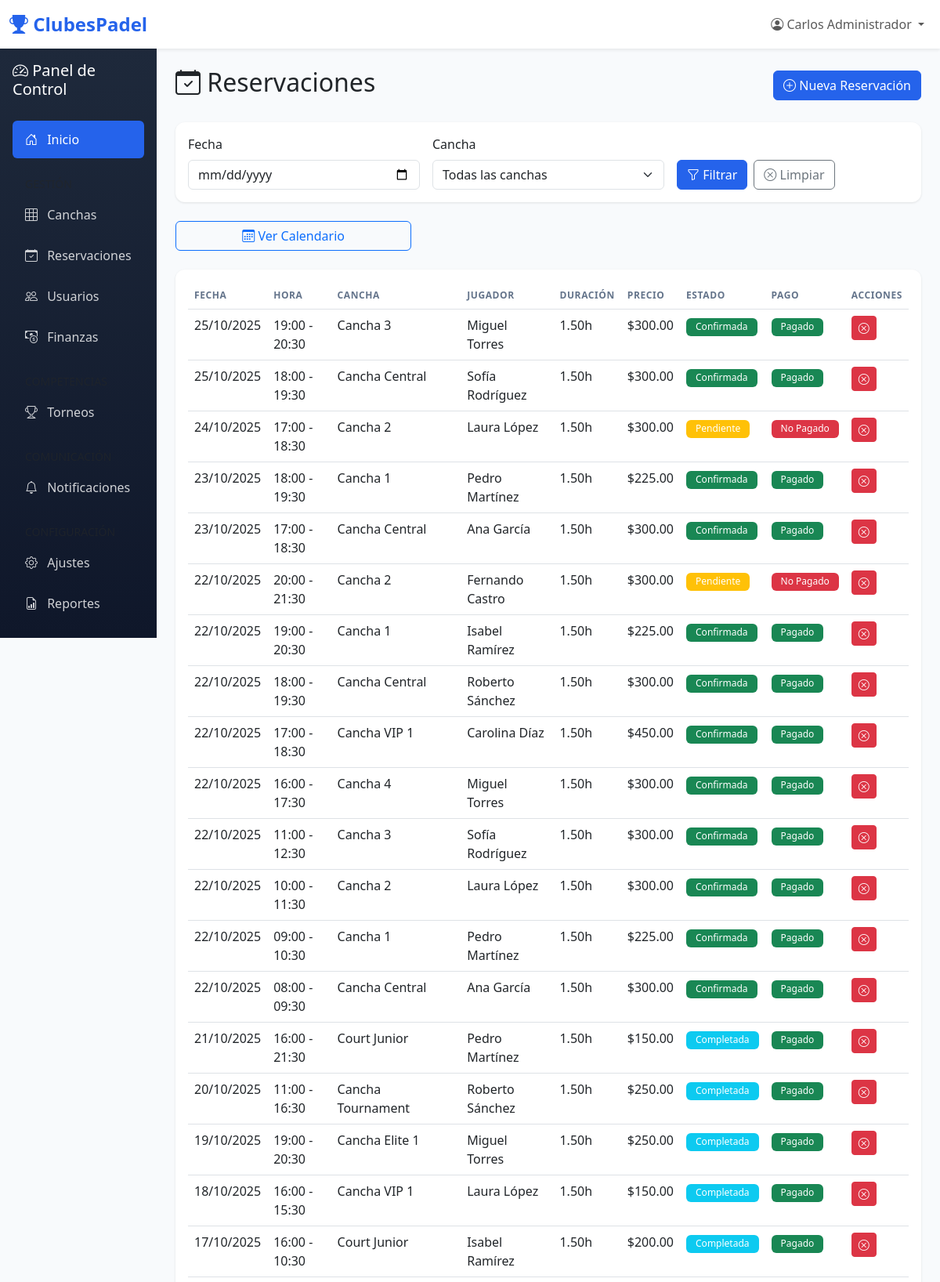
Screenshot of /reservations (signed in, upper part) with the database file from the repository.
### tables this page shows
CREATE TABLE IF NOT EXISTS `reservations` (
  `id` int(11) NOT NULL AUTO_INCREMENT,
  `club_id` int(11) NOT NULL,
  `court_id` int(11) NOT NULL,
  `user_id` int(11) NOT NULL,
  `reservation_date` date NOT NULL,
  `start_time` time NOT NULL,
  `end_time` time NOT NULL,
  `duration_hours` decimal(4,2) NOT NULL,
  `total_price` decimal(10,2) NOT NULL,
  `status` enum('pending','confirmed','cancelled','completed') DEFAULT 'pending',
  `payment_status` enum('unpaid','paid','refunded') DEFAULT 'unpaid',
  `notes` text,
  `created_at` timestamp NOT NULL DEFAULT CURRENT_TIMESTAMP,
  `updated_at` timestamp NOT NULL DEFAULT CURRENT_TIMESTAMP ON UPDATE CURRENT_TIMESTAMP,
  PRIMARY KEY (`id`),
  KEY `club_id` (`club_id`),
  KEY `court_id` (`court_id`),
  KEY `user_id` (`user_id`),
  KEY `reservation_date` (`reservation_date`),
  CONSTRAINT `fk_reservations_club` FOREIGN KEY (`club_id`) REFERENCES `clubs` (`id`) ON DELETE CASCADE,
  CONSTRAINT `fk_reservations_court` FOREIGN KEY (`court_id`) REFERENCES `courts` (`id`) ON DELETE CASCADE,
  CONSTRAINT `fk_reservations_user` FOREIGN KEY (`user_id`) REFERENCES `users` (`id`) ON DELETE CASCADE
);

CREATE TABLE IF NOT EXISTS `courts` (
  `id` int(11) NOT NULL AUTO_INCREMENT,
  `club_id` int(11) NOT NULL,
  `name` varchar(100) NOT NULL,
  `court_type` enum('indoor','outdoor') DEFAULT 'outdoor',
  `surface` varchar(50),
  `has_lighting` tinyint(1) DEFAULT '0',
  `hourly_price` decimal(10,2) NOT NULL DEFAULT '0.00',
  `status` enum('available','maintenance','unavailable') DEFAULT 'available',
  `description` text,
  `created_at` timestamp NOT NULL DEFAULT CURRENT_TIMESTAMP,
  `updated_at` timestamp NOT NULL DEFAULT CURRENT_TIMESTAMP ON UPDATE CURRENT_TIMESTAMP,
  PRIMARY KEY (`id`),
  KEY `club_id` (`club_id`),
  CONSTRAINT `fk_courts_club` FOREIGN KEY (`club_id`) REFERENCES `clubs` (`id`) ON DELETE CASCADE
);

CREATE TABLE IF NOT EXISTS `users` (
  `id` int(11) NOT NULL AUTO_INCREMENT,
  `club_id` int(11) DEFAULT NULL,
  `role` enum('superadmin','admin','receptionist','trainer','player') NOT NULL DEFAULT 'player',
  `email` varchar(150) NOT NULL,
  `password` varchar(255) NOT NULL,
  `first_name` varchar(100) NOT NULL,
  `last_name` varchar(100) NOT NULL,
  `phone` varchar(20),
  `photo` varchar(255),
  `skill_level` enum('beginner','intermediate','advanced','professional') DEFAULT 'beginner',
  `membership_type` varchar(50),
  `membership_starts_at` date,
  `membership_ends_at` date,
  `is_active` tinyint(1) NOT NULL DEFAULT '1',
  `last_login_at` datetime,
  `created_at` timestamp NOT NULL DEFAULT CURRENT_TIMESTAMP,
  `updated_at` timestamp NOT NULL DEFAULT CURRENT_TIMESTAMP ON UPDATE CURRENT_TIMESTAMP,
  PRIMARY KEY (`id`),
  UNIQUE KEY `email` (`email`),
  KEY `club_id` (`club_id`),
  KEY `role` (`role`),
  CONSTRAINT `fk_users_club` FOREIGN KEY (`club_id`) REFERENCES `clubs` (`id`) ON DELETE CASCADE
);

### app/Controllers/ReservationsController.php (called while the page is built, shortened)
<?php
class ReservationsController extends Controller {
    public function index() {
        $clubId = $this->getClubId();
        $reservationModel = $this->model('Reservation');
        $filters = [];
        $reservations = $reservationModel->getAll($clubId, $filters);
        $courtModel = $this->model('Court');
        $courts = $courtModel->getAll($clubId);
        $data = [
            'title' => 'Gestión de Reservaciones',
            'reservations' => $reservations,
            'courts' => $courts,
            'filters' => $filters
        ];
        $this->view('reservations/index', $data);
    }
}

### index.php (called while the page is built, shortened)
<?php
require_once __DIR__ . '/config/config.php';
require_once __DIR__ . '/app/Core/Controller.php';
$router = new Core\Router();
$router->dispatch();

### config/config.php (called while the page is built, shortened)
<?php
spl_autoload_register(function ($class) {
    $file = APP_PATH . '/' . str_replace('\\', '/', $class) . '.php';
});

### app/Core/Database.php (called while the page is built, shortened)
<?php
class Database {
    private static $instance = null;
    private $connection;
    private function __construct() {
        try {
            $dsn = "mysql:host=" . DB_HOST . ";port=" . DB_PORT . ";dbname=" . DB_NAME . ";charset=" . DB_CHARSET;
            $options = [
                \PDO::ATTR_ERRMODE => \PDO::ERRMODE_EXCEPTION,
                \PDO::ATTR_DEFAULT_FETCH_MODE => \PDO::FETCH_ASSOC,
                \PDO::ATTR_EMULATE_PREPARES => false,
            ];
            $this->connection = new \PDO($dsn, DB_USER, DB_PASS, $options);
        } catch (\PDOException $e) {
            die("Database connection failed: " . $e->getMessage());
        }
    }
    public static function getInstance() {
        if (self::$instance === null) {
            self::$instance = new self();
        }
        return self::$instance;
    }
    public function query($sql, $params = []) {
        try {
            $stmt = $this->connection->prepare($sql);
            $stmt->execute($params);
            return $stmt;
        } catch (\PDOException $e) {
            error_log("Query error: " . $e->getMessage());
            return false;
        }
    }
    public function fetchAll($sql, $params = []) {
        $stmt = $this->query($sql, $params);
        return $stmt ? $stmt->fetchAll() : [];
    }
}

### app/Models/Reservation.php (called while the page is built, shortened)
<?php
class Reservation {
    private $db;
    public function __construct() {
        $this->db = Database::getInstance();
    }
    public function getAll($clubId, $filters = []) {
        $sql = "SELECT r.*, c.name as court_name,
                u.first_name, u.last_name, u.email
                FROM reservations r
                JOIN courts c ON r.court_id = c.id
                JOIN users u ON r.user_id = u.id
                WHERE r.club_id = ?";
        $params = [$clubId];
        $sql .= " ORDER BY r.reservation_date DESC, r.start_time DESC";
        return $this->db->fetchAll($sql, $params);
    }
}

### app/Views/reservations/index.php (the view, shortened to what this page needs)
<?php
require_once APP_PATH . '/Views/layouts/header.php';
?>
<div class="container-fluid">
    <div class="row">
        <div class="col-md-3 col-lg-2 p-0">
            <?php require_once APP_PATH . '/Views/layouts/sidebar.php'; ?>
        </div>
        <div class="col-md-9 col-lg-10 p-4">
            <div class="d-flex justify-content-between align-items-center mb-4">
                <h2><i class="bi bi-calendar-check"></i> Reservaciones</h2>
                <a href="<?php echo URL_BASE; ?>/reservations/create" class="btn btn-primary">
                    <i class="bi bi-plus-circle"></i> Nueva Reservación
                </a>
            </div>
            <div class="card mb-4">
                <div class="card-body">
                    <form method="GET" action="<?php echo URL_BASE; ?>/reservations" class="row g-3">
                        <div class="col-md-4">
                            <label for="date" class="form-label">Fecha</label>
                            <input type="date" class="form-control" id="date" name="date"
                                   value="<?php echo $filters['date'] ?? ''; ?>">
                        </div>
                        <div class="col-md-4">
                            <label for="court_id" class="form-label">Cancha</label>
                            <select class="form-select" id="court_id" name="court_id">
                                <option value="">Todas las canchas</option>
                            </select>
                        </div>
                        <div class="col-md-4 d-flex align-items-end">
                            <button type="submit" class="btn btn-primary me-2">
                                <i class="bi bi-funnel"></i> Filtrar
                            </button>
                            <a href="<?php echo URL_BASE; ?>/reservations" class="btn btn-outline-secondary">
                                <i class="bi bi-x-circle"></i> Limpiar
                            </a>
                        </div>
                    </form>
                </div>
            </div>
            <div class="row mb-4">
                <div class="col-md-4">
                    <a href="<?php echo URL_BASE; ?>/reservations/calendar" class="btn btn-outline-primary w-100">
                        <i class="bi bi-calendar3"></i> Ver Calendario
                    </a>
                </div>
            </div>
            <div class="card">
                <div class="card-body">
                    <?php if (!empty($reservations)): ?>
                        <div class="table-responsive">
                            <table class="table table-hover">
                                <thead>
                                    <tr>
                                        <th>Fecha</th>
                                        <th>Hora</th>
                                        <th>Cancha</th>
                                        <th>Jugador</th>
                                        <th>Duración</th>
                                        <th>Precio</th>
                                        <th>Estado</th>
                                        <th>Pago</th>
                                        <th>Acciones</th>
                                    </tr>
                                </thead>
                                <tbody>
                                    <?php foreach ($reservations as $reservation): ?>
                                        <tr>
                                            <td><?php echo date('d/m/Y', strtotime($reservation['reservation_date'])); ?></td>
                                            <td><?php echo date('H:i', strtotime($reservation['start_time'])); ?> -
                                                <?php echo date('H:i', strtotime($reservation['end_time'])); ?></td>
                                            <td><?php echo htmlspecialchars($reservation['court_name']); ?></td>
                                            <td><?php echo htmlspecialchars($reservation['first_name'] . ' ' . $reservation['last_name']); ?></td>
                                            <td><?php echo $reservation['duration_hours']; ?>h</td>
                                            <td>$<?php echo number_format($reservation['total_price'], 2); ?></td>
                                            <td>
                                                <?php
                                                $statusClass = [
                                                    'pending' => 'warning',
                                                    'confirmed' => 'success',
                                                    'cancelled' => 'danger',
                                                    'completed' => 'info'
                                                ];
                                                $statusLabel = [
                                                    'pending' => 'Pendiente',
                                                    'confirmed' => 'Confirmada',
                                                    'cancelled' => 'Cancelada',
                                                    'completed' => 'Completada'
                                                ];
                                                ?>
                                                <span class="badge bg-<?php echo $statusClass[$reservation['status']] ?? 'secondary'; ?>">
                                                    <?php echo $statusLabel[$reservation['status']] ?? $reservation['status']; ?>
                                                </span>
                                            </td>
                                            <td>
                                                <?php
                                                $paymentClass = [
                                                    'unpaid' => 'danger',
                                                    'paid' => 'success',
                                                    'refunded' => 'warning'
                                                ];
                                                $paymentLabel = [
                                                    'unpaid' => 'No Pagado',
                                                    'paid' => 'Pagado',
                                                    'refunded' => 'Reembolsado'
                                                ];
                                                ?>
                                                <span class="badge bg-<?php echo $paymentClass[$reservation['payment_status']] ?? 'secondary'; ?>">
                                                    <?php echo $paymentLabel[$reservation['payment_status']] ?? $reservation['payment_status']; ?>
                                                </span>
                                            </td>
                                            <td>
                                                <?php if ($reservation['status'] !== 'cancelled'): ?>
                                                    <a href="<?php echo URL_BASE; ?>/reservations/cancel/<?php echo $reservation['id']; ?>"
                                                       class="btn btn-sm btn-danger"
                                                       onclick="return confirm('¿Cancelar esta reservación?')">
                                                        <i class="bi bi-x-circle"></i>
                                                    </a>
                                                <?php endif; ?>
                                            </td>
                                        </tr>
                                    <?php endforeach; ?>
                                </tbody>
                            </table>
                        </div>
                    <?php endif; ?>
                </div>
            </div>
        </div>
    </div>
</div>
<?php require_once APP_PATH . '/Views/layouts/footer.php'; ?>

### app/Views/layouts/header.php (style rules this page uses)
:root { --primary-color: #2563eb; --secondary-color: #64748b; --success-color: #10b981; --danger-color: #ef4444; --warning-color: #f59e0b; --info-color: #3b82f6; }
body { font-family: 'Segoe UI', Tahoma, Geneva, Verdana, sans-serif; background-color: #f8fafc; }
.card { border: none; border-radius: 0.75rem; box-shadow: 0 1px 3px rgba(0, 0, 0, 0.1); margin-bottom: 1.5rem; }
.btn-primary { background-color: var(--primary-color); border-color: var(--primary-color); }
.table th { font-weight: 600; text-transform: uppercase; font-size: 0.75rem; letter-spacing: 0.05em; color: #64748b; }
.badge { padding: 0.35rem 0.75rem; font-weight: 500; }

### rows the page displays
reservations: reservation_date "25/10/2025", start_time "19:00", end_time "20:30", court.name "Cancha 3", user.last_name "Miguel Torres", duration_hours "1.50", total_price "300.00", status "Confirmada", payment_status "Pagado"
reservations: reservation_date "25/10/2025", start_time "18:00", end_time "19:30", court.name "Cancha Central", user.last_name "Sofía Rodríguez", duration_hours "1.50", total_price "300.00", status "Confirmada", payment_status "Pagado"
reservations: reservation_date "24/10/2025", start_time "17:00", end_time "18:30", court.name "Cancha 2", user.last_name "Laura López", duration_hours "1.50", total_price "300.00", status "Pendiente", payment_status "No Pagado"
reservations: reservation_date "23/10/2025", start_time "18:00", end_time "19:30", court.name "Cancha 1", user.last_name "Pedro Martínez", duration_hours "1.50", total_price "225.00", status "Confirmada", payment_status "Pagado"
reservations: reservation_date "23/10/2025", start_time "17:00", end_time "18:30", court.name "Cancha Central", user.last_name "Ana García", duration_hours "1.50", total_price "300.00", status "Confirmada", payment_status "Pagado"
reservations: reservation_date "22/10/2025", start_time "20:00", end_time "21:30", court.name "Cancha 2", user.last_name "Fernando Castro", duration_hours "1.50", total_price "300.00", status "Pendiente", payment_status "No Pagado"
reservations: reservation_date "22/10/2025", start_time "19:00", end_time "20:30", court.name "Cancha 1", user.last_name "Isabel Ramírez", duration_hours "1.50", total_price "225.00", status "Confirmada", payment_status "Pagado"
reservations: reservation_date "22/10/2025", start_time "18:00", end_time "19:30", court.name "Cancha Central", user.last_name "Roberto Sánchez", duration_hours "1.50", total_price "300.00", status "Confirmada", payment_status "Pagado"
reservations: reservation_date "22/10/2025", start_time "17:00", end_time "18:30", court.name "Cancha VIP 1", user.last_name "Carolina Díaz", duration_hours "1.50", total_price "450.00", status "Confirmada", payment_status "Pagado"
reservations: reservation_date "22/10/2025", start_time "16:00", end_time "17:30", court.name "Cancha 4", user.last_name "Miguel Torres", duration_hours "1.50", total_price "300.00", status "Confirmada", payment_status "Pagado"
reservations: reservation_date "22/10/2025", start_time "11:00", end_time "12:30", court.name "Cancha 3", user.last_name "Sofía Rodríguez", duration_hours "1.50", total_price "300.00", status "Confirmada", payment_status "Pagado"
reservations: reservation_date "22/10/2025", start_time "10:00", end_time "11:30", court.name "Cancha 2", user.last_name "Laura López", duration_hours "1.50", total_price "300.00", status "Confirmada", payment_status "Pagado"
reservations: reservation_date "22/10/2025", start_time "09:00", end_time "10:30", court.name "Cancha 1", user.last_name "Pedro Martínez", duration_hours "1.50", total_price "225.00", status "Confirmada", payment_status "Pagado"
reservations: reservation_date "22/10/2025", start_time "08:00", end_time "09:30", court.name "Cancha Central", user.last_name "Ana García", duration_hours "1.50", total_price "300.00", status "Confirmada", payment_status "Pagado"
reservations: reservation_date "21/10/2025", start_time "16:00", end_time "21:30", court.name "Court Junior", user.last_name "Pedro Martínez", duration_hours "1.50", total_price "150.00", status "Completada", payment_status "Pagado"
reservations: reservation_date "20/10/2025", start_time "11:00", end_time "16:30", court.name "Cancha Tournament", user.last_name "Roberto Sánchez", duration_hours "1.50", total_price "250.00", status "Completada", payment_status "Pagado"
reservations: reservation_date "19/10/2025", start_time "19:00", end_time "20:30", court.name "Cancha Elite 1", user.last_name "Miguel Torres", duration_hours "1.50", total_price "250.00", status "Completada", payment_status "Pagado"
reservations: reservation_date "18/10/2025", start_time "16:00", end_time "15:30", court.name "Cancha VIP 1", user.last_name "Laura López", duration_hours "1.50", total_price "150.00", status "Completada", payment_status "Pagado"
reservations: reservation_date "17/10/2025", start_time "16:00", end_time "10:30", court.name "Court Junior", user.last_name "Isabel Ramírez", duration_hours "1.50", total_price "200.00", status "Completada", payment_status "Pagado"

### other values shown
APP_NAME "ClubesPadel"
$_SESSION['user_name'] "Carlos Administrador"
